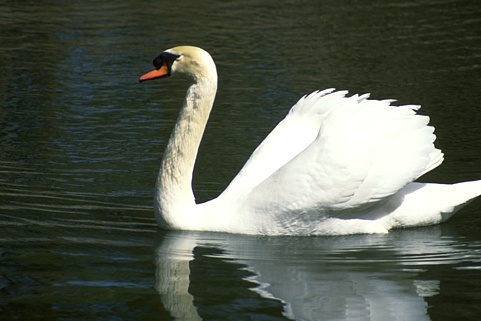
%> input picture lab4_segmentation/images/8068.jpg, 481 x 321 px
$ octave test.m   (GNU Octave 9; MATLAB toolbox functions it lacks are replaced by stand-ins)
%> lines starting %> are read from the running program, lines starting %| are printed output that depends on the picture; in (x1, y1, x2, y2) boxes, pixels count from 0 and x2, y2 are one past the last pixel; in counts of white or black regions, pixels touching at a corner belong together; the program's own positions count from 1
%> further down, imagen is the input picture: size 321x481x3 uint8; mean R, G, B 86.6, 92.9, 81.5
### lab4_segmentation/segment_by_clustering.m
function my_segmentation = segment_by_clustering( rgb_image, feature_space, clustering_method, number_of_clusters)
%> called with feature_space = 'rgb', clustering_method = 'gmm', number_of_clusters = 4
%UNTITLED2 Summary of this function goes here
%   Detailed explanation goes here


%% Comparing Method

% Kmeans
if (strcmp(clustering_method,'k-means'))
    Image=colorVerify(rgb_image, feature_space);

    Tam=1;
        K=number_of_clusters;
    Numcol=im2col(Image,[Tam Tam]);
    Numcoldouble=im2double(Numcol');

    [et ,ind]=kmeans(Numcoldouble,K);
    % Tama?os
    [m,n]=size(ind);
    [mm,nn,uu]=size(Image);

    % Se reemplaza por el valor de cada pixel por el valor de la etiqueta
    % correspondiente
    for i=1:m
        for j=1:length(et)
            if et(j)==i
                et(j,1)=ind(i,Tam*Tam/2+0.5);
            else
                et(j,1)=et(j,1);
            end
        end
    end

    %reacomodamiento
    imk=et;
    %Se arma la imagen nuevamente con los valores de las etiquetas correspondientes
    my_segmentation=reshape(imk(:),[mm,nn,uu]);


% Gaussian mixture
elseif strcmp(clustering_method,'gmm')
    Image=colorVerify(rgb_image, feature_space);
    I=im2double(rgb2gray(Image));
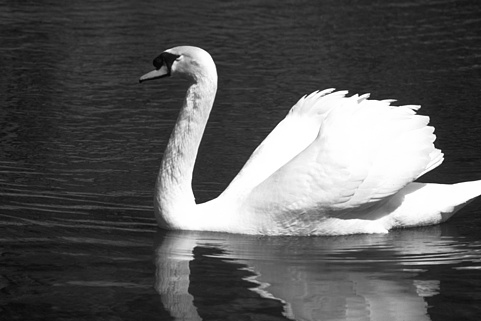
%> I: size 321x481 double; min 0, max 1, mean 0.352
    I=I(:);
    GMModel = fitgmdist(I,number_of_clusters);

    idx = cluster(GMModel,I);
    cluster1 = (idx == 1);
%> cluster1 = 154401 logical values, 56074 true
    cluster2 = (idx == 2);
%> cluster2 = 154401 logical values, 46758 true
    cluster3 = (idx == 3);
%> cluster3 = 154401 logical values, 38393 true
    cluster4 = (idx == 4);
%> cluster4 = 154401 logical values, 13176 true

    [mm,nn,uu]=size(Image);
%> mm = 321; nn = 481; uu = 3
    cone=reshape(cluster1(:),[mm,nn]);
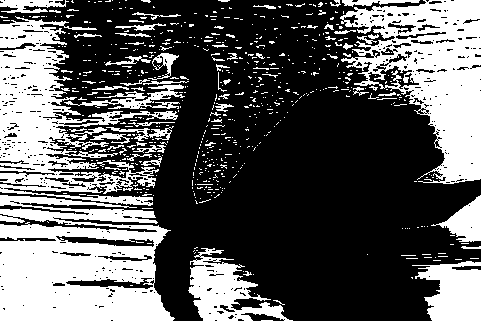
%> cone: size 321x481 logical; 36.3% white; 624 white regions (558 under 20 px), largest, box (x1, y1, x2, y2) and area: (0, 195, 175, 321) 16120, (340, 0, 481, 184) 13062, (0, 16, 178, 206) 12240
    ctwo=reshape(cluster2,[mm,nn]);
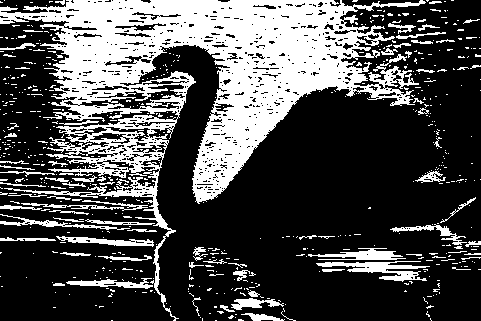
%> ctwo: size 321x481 logical; 30.3% white; 620 white regions (543 under 20 px), largest, box (x1, y1, x2, y2) and area: (0, 0, 426, 321) 37099, (316, 261, 430, 282) 939, (308, 248, 406, 260) 599
    ctree=reshape(cluster3,[mm,nn]);
%> ctree: size 321x481 logical; 24.9% white; 168 white regions (159 under 20 px), largest, box (x1, y1, x2, y2) and area: (156, 45, 481, 321) 37390, (140, 56, 170, 83) 246, (386, 269, 427, 272) 85
    cfour=reshape(cluster4,[mm,nn]);
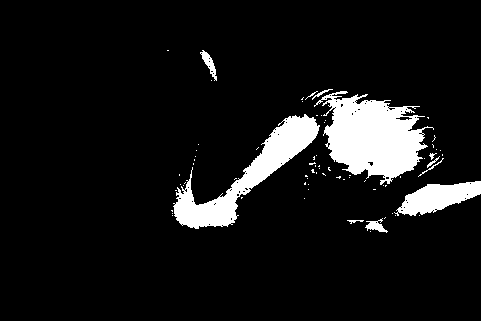
%> cfour: size 321x481 logical; 8.5% white; 72 white regions (62 under 20 px), largest, box (x1, y1, x2, y2) and area: (314, 91, 434, 185) 6270, (173, 114, 320, 229) 4521, (394, 181, 481, 216) 1693

    onei=imfuse(cone,ctwo);
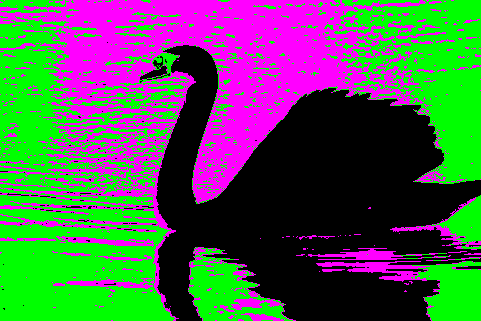
%> onei: size 321x481x3 uint8; mean R, G, B 77.2, 92.6, 77.2
    twoi=imfuse(ctree,cfour);
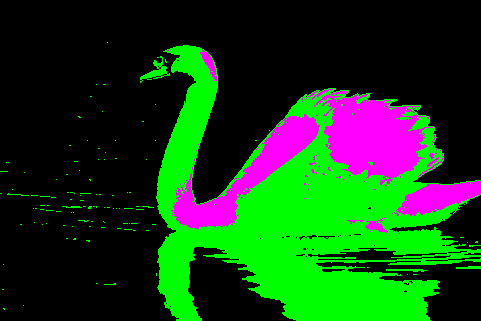
%> twoi: size 321x481x3 uint8; mean R, G, B 21.8, 63.4, 21.8
    my_segmentation=imfuse(onei,twoi);
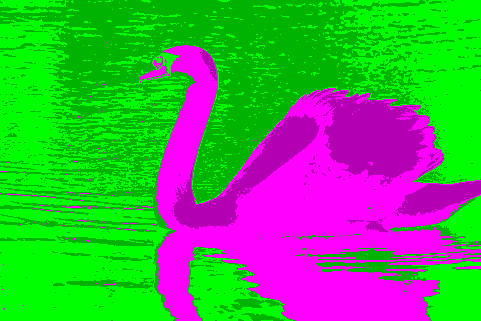
%> my_segmentation: size 321x481x3 uint8; mean R, G, B 78.7, 146.8, 78.7

% Hierarchical classiffication
elseif strcmp(clustering_method,'hierarchical')

    colorTransform = makecform('srgb2lab');
    clrSpace = applycform(image(:,:,1:3), colorTransform);

% Watersheds
elseif strcmp(clustering_method,'watershed')

    I=colorVerify(rgb_image, feature_space);
    I=rgb2gray(I);
    [Gmag,Gdir] = imgradient(I);
    marker = imextendedmin(I, number_of_clusters);
    new_grad = imimposemin(Gmag, marker);
    my_segmentation=watershed(new_grad);

else
    display('The clustering method is not specified');
    return
end

end

%% Color space change
function imageRSpace=colorVerify(image, feature_space)
if (strcmp(feature_space,'rgb')==1 || strcmp(feature_space,'rgb+xy')==1 )
    imageRSpace=image;
elseif strcmp(feature_space,'hsv')==1 || strcmp(feature_space,'hsv+xy')==1

    imageRSpace=rgb2hsv(image(:,:,1:3));

elseif strcmp(feature_space,'lab')==1 || strcmp(feature_space,'hsv+xy')==1

    colorTransform = makecform('srgb2lab');
    imageRSpace = applycform(image(:,:,1:3), colorTransform);

end

end

### lab4_segmentation/test.m
imagen=imread('images/8068.jpg');
x=segment_by_clustering(imagen, 'rgb', 'gmm', 4);
figure
subplot(1,2,1); imagesc(imagen); axis off
subplot(1,2,2); imagesc(x); axis off

$ run again, with lab4_segmentation/images/2018.jpg copied over lab4_segmentation/images/8068.jpg
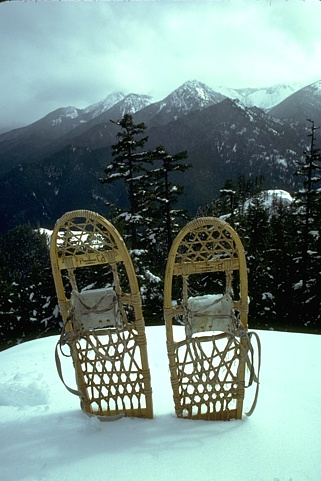
%> input picture lab4_segmentation/images/2018.jpg, 321 x 481 px
%> imagen is the input picture: size 481x321x3 uint8; mean R, G, B 116.7, 137.9, 133.6
%> cluster1 = 154401 logical values, 49663 true
%> cluster2 = 154401 logical values, 43614 true
%> cluster3 = 154401 logical values, 30560 true
%> cluster4 = 154401 logical values, 30564 true
%> in segment_by_clustering, `cone=reshape(cluster1(:),[mm,nn]);`:
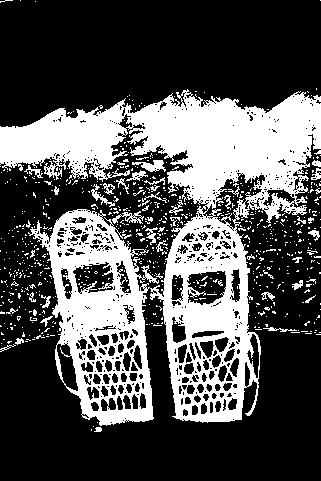
%> cone: size 481x321 logical; 32.2% white; 728 white regions (688 under 20 px), largest, box (x1, y1, x2, y2) and area: (0, 89, 321, 426) 45183, (132, 160, 166, 172) 209, (112, 211, 144, 224) 162
%> ctwo: size 481x321 logical; 28.2% white; 1071 white regions (1049 under 20 px), largest, box (x1, y1, x2, y2) and area: (0, 340, 321, 481) 21534, (0, 0, 321, 128) 18090, (272, 7, 301, 35) 295
%> ctree: size 481x321 logical; 19.8% white; 293 white regions (267 under 20 px), largest, box (x1, y1, x2, y2) and area: (0, 114, 321, 349) 26914, (73, 263, 114, 293) 691, (187, 271, 226, 296) 660
%> cfour: size 481x321 logical; 19.8% white; 275 white regions (198 under 20 px), largest, box (x1, y1, x2, y2) and area: (102, 0, 321, 99) 15633, (248, 329, 321, 448) 6482, (2, 335, 80, 411) 1962
%> in segment_by_clustering, `my_segmentation=imfuse(onei,twoi);`:
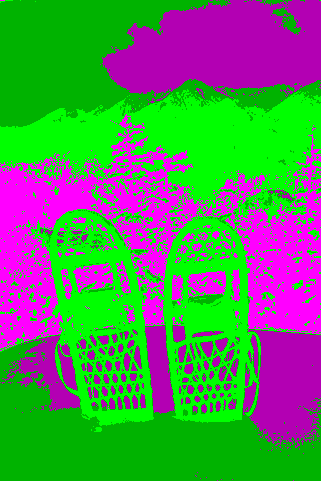
%> my_segmentation: size 481x321x3 uint8; mean R, G, B 85.9, 132.6, 85.9

$ run again, with lab4_segmentation/images/5096.jpg copied over lab4_segmentation/images/8068.jpg
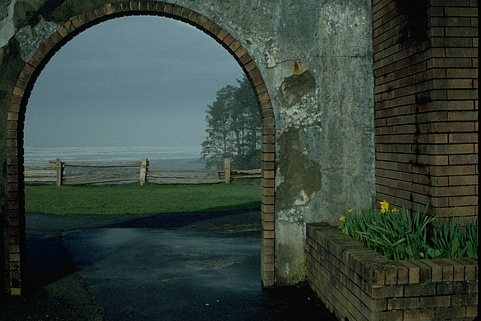
%> input picture lab4_segmentation/images/5096.jpg, 481 x 321 px
%> imagen is the input picture: size 321x481x3 uint8; mean R, G, B 54.9, 68.2, 59.8
%> cluster1 = 154401 logical values, 73738 true
%> cluster2 = 154401 logical values, 35135 true
%> cluster3 = 154401 logical values, 26241 true
%> cluster4 = 154401 logical values, 19287 true
%> cone: size 321x481 logical; 47.8% white; 1038 white regions (1005 under 20 px), largest, box (x1, y1, x2, y2) and area: (23, 52, 479, 321) 51433, (359, 0, 479, 143) 8073, (0, 0, 243, 213) 6899
%> ctwo: size 321x481 logical; 22.8% white; 1259 white regions (1171 under 20 px), largest, box (x1, y1, x2, y2) and area: (157, 0, 379, 283) 19914, (147, 85, 239, 184) 2841, (63, 160, 146, 185) 1413
%> ctree: size 321x481 logical; 17% white; 654 white regions (631 under 20 px), largest, box (x1, y1, x2, y2) and area: (23, 15, 245, 165) 22770, (322, 4, 363, 43) 493, (271, 64, 293, 90) 229
%> cfour: size 321x481 logical; 12.5% white; 766 white regions (732 under 20 px), largest, box (x1, y1, x2, y2) and area: (0, 10, 252, 321) 7768, (373, 0, 481, 321) 4135, (232, 280, 339, 321) 2443
%> in segment_by_clustering, `my_segmentation=imfuse(onei,twoi);`:
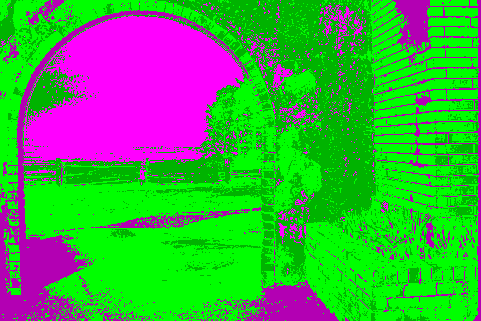
%> my_segmentation: size 321x481x3 uint8; mean R, G, B 65.7, 162.5, 65.7
